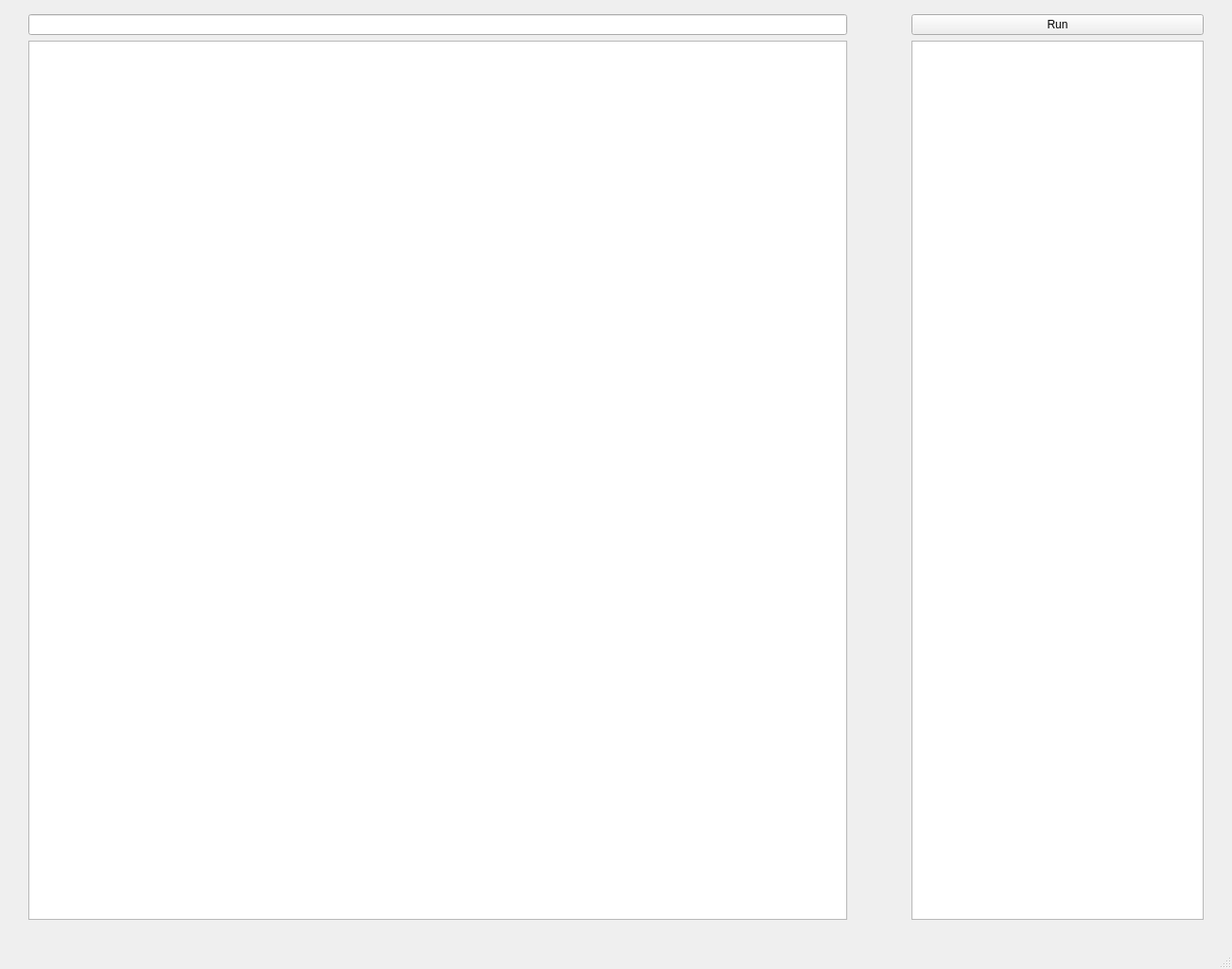
<?xml version="1.0" encoding="UTF-8"?>
<ui version="4.0">
 <class>MainWindow</class>
 <widget class="QMainWindow" name="MainWindow">
  <property name="geometry">
   <rect>
    <x>0</x>
    <y>0</y>
    <width>1303</width>
    <height>1025</height>
   </rect>
  </property>
  <property name="windowTitle">
   <string>Monkey RegX</string>
  </property>
  <widget class="QWidget" name="centralwidget">
   <layout class="QVBoxLayout" name="verticalLayout">
    <property name="leftMargin">
     <number>30</number>
    </property>
    <property name="topMargin">
     <number>15</number>
    </property>
    <property name="rightMargin">
     <number>30</number>
    </property>
    <property name="bottomMargin">
     <number>30</number>
    </property>
    <item>
     <layout class="QHBoxLayout" name="horizontalLayout" stretch="70,5,25">
      <item>
       <widget class="QLineEdit" name="expressionText"/>
      </item>
      <item>
       <spacer name="horizontalSpacer">
        <property name="orientation">
         <enum>Qt::Horizontal</enum>
        </property>
        <property name="sizeHint" stdset="0">
         <size>
          <width>40</width>
          <height>20</height>
         </size>
        </property>
       </spacer>
      </item>
      <item>
       <widget class="QPushButton" name="goBtn">
        <property name="text">
         <string>Run</string>
        </property>
       </widget>
      </item>
     </layout>
    </item>
    <item>
     <layout class="QHBoxLayout" name="horizontalLayout_2" stretch="70,5,25">
      <item>
       <widget class="QPlainTextEdit" name="contentText"/>
      </item>
      <item>
       <spacer name="horizontalSpacer_2">
        <property name="orientation">
         <enum>Qt::Horizontal</enum>
        </property>
        <property name="sizeHint" stdset="0">
         <size>
          <width>40</width>
          <height>20</height>
         </size>
        </property>
       </spacer>
      </item>
      <item>
       <widget class="QListWidget" name="captureList"/>
      </item>
     </layout>
    </item>
   </layout>
  </widget>
  <widget class="QStatusBar" name="statusbar"/>
 </widget>
 <resources/>
 <connections/>
</ui>
